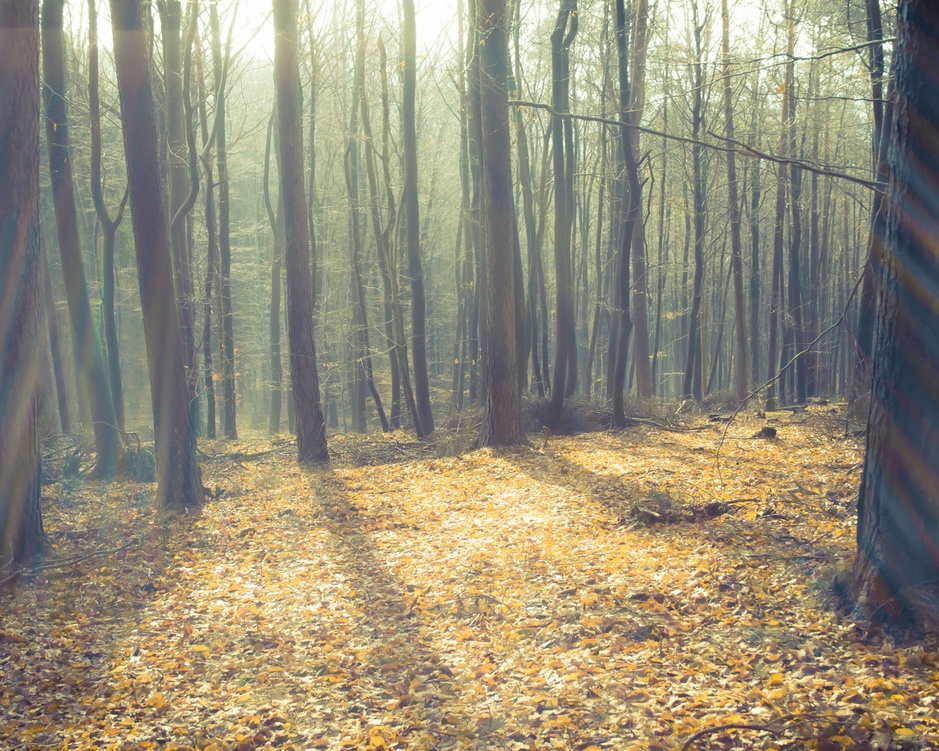
#> input picture Task3/resources/Forest.jpg, 939 x 751 px, shrunk from 1280 x 1024 before the run
$ python main.py
#> lines starting #> are read from the running program, lines starting #| are printed output that depends on the picture
import cv2
import matplotlib.pyplot as plt

image_original = cv2.imread('resources/Forest.jpg')
#> image_original is the input picture: shape (751, 939, 3); mean B, G, R 121.9, 143, 150.2

# 1. Выравнивание гистограммы
image_gray = cv2.cvtColor(image_original, cv2.COLOR_BGR2GRAY)
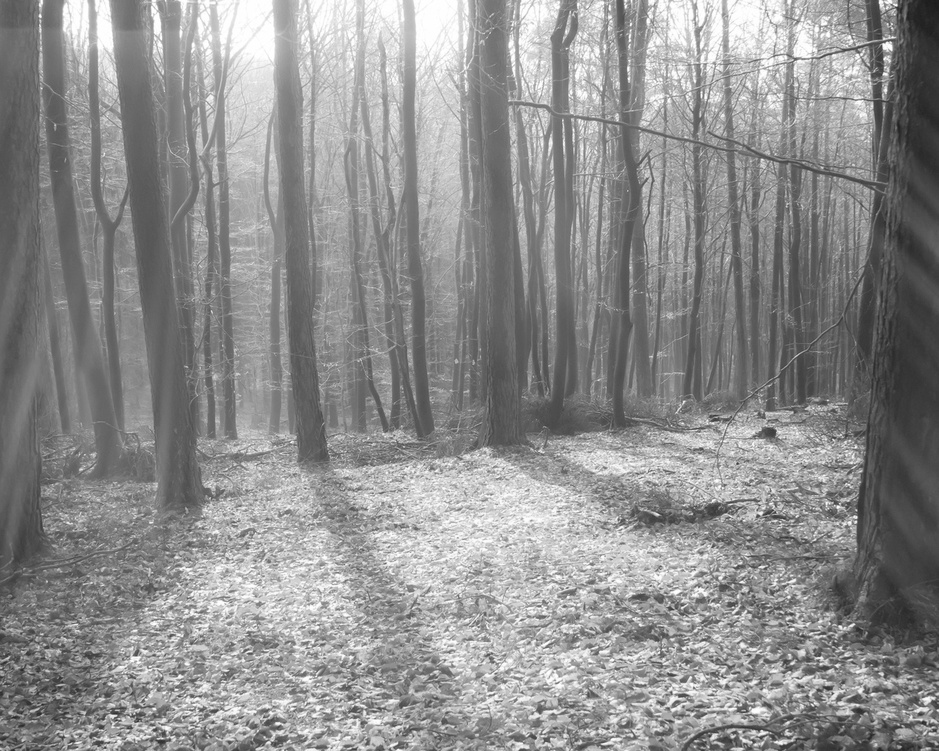
#> image_gray: shape (751, 939); min 27, max 255, mean 142.8
cv2.imwrite("1/Result_1.jpg", image_gray)

plt.hist(image_gray.ravel(), 256, [0, 256])
plt.title("Гистограмма до выравнивания")
plt.savefig('1/hist1.png')
#> figure, not shown here; tallest bar 6397 high, from x = 114 to 115
plt.close()

plt.hist(image_gray.ravel(), 256, [0, 256], cumulative=True)
plt.title("Гистограмма до выравнивания, кумулятивная")
plt.savefig('1/hist1_cumulative.png')
#> figure, not shown here; tallest bar 705189 high, from x = 255 to 256
plt.close()

equalize_image = cv2.equalizeHist(image_gray)
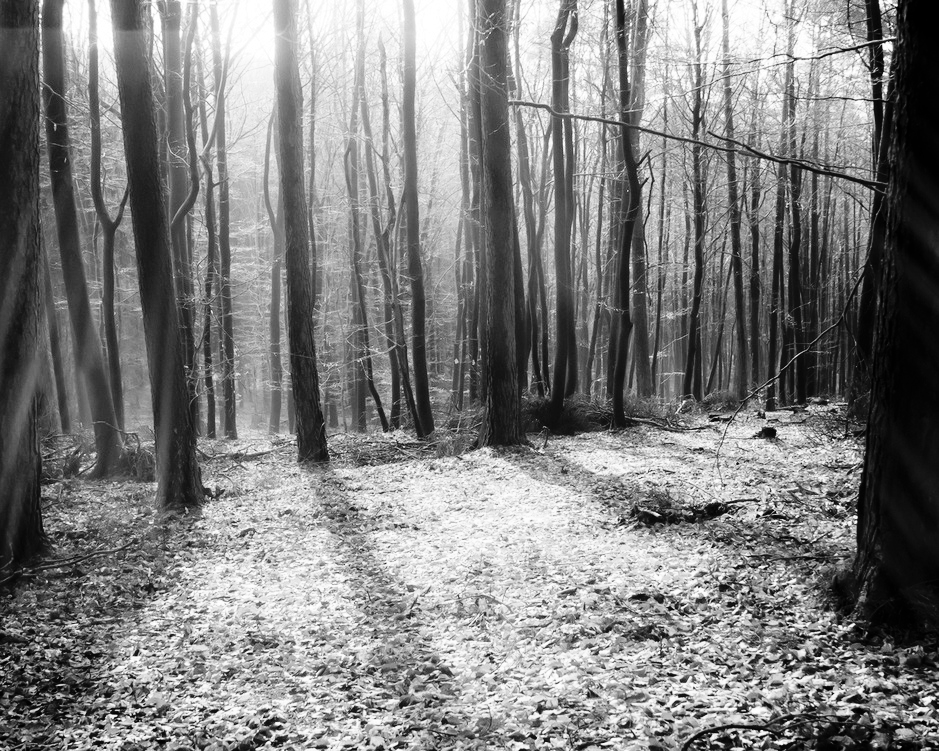
#> equalize_image: shape (751, 939); min 0, max 255, mean 128.2
cv2.imwrite("1/Result_2.jpg", equalize_image)

plt.hist(equalize_image.ravel(), 256, [0, 256])
plt.title("Гистограмма после выравнивания")
plt.savefig('1/hist2.png')
#> figure, not shown here; tallest bar 6397 high, from x = 79 to 80
plt.close()

plt.hist(equalize_image.ravel(), 256, [0, 256], cumulative=True)
plt.title("Гистограмма после выравнивания, кумулятивная")
plt.savefig('1/hist2_cumulative.png')
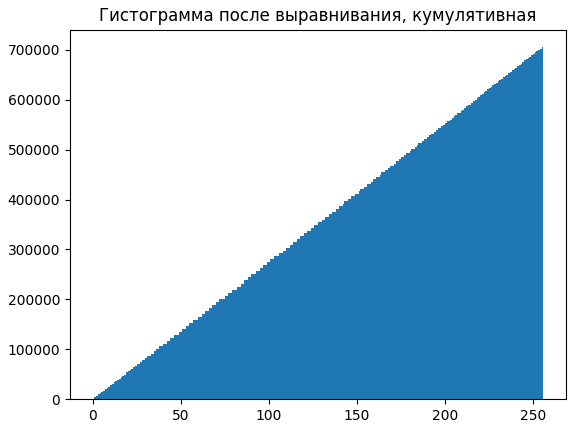
#> figure drawn by matplotlib, 1 panel; tallest bar 705189 high, from x = 255 to 256
plt.close()


# 2. Локальное выравнивание гистограммы над L каналом изображения в LAB (и обратное его преобразование в RGB)
lab_image = cv2.cvtColor(image_original, cv2.COLOR_BGR2LAB)
#> lab_image: shape (751, 939, 3); mean of channels 0, 1, 2 150.8, 127.7, 139.7
l, a, b = cv2.split(lab_image)
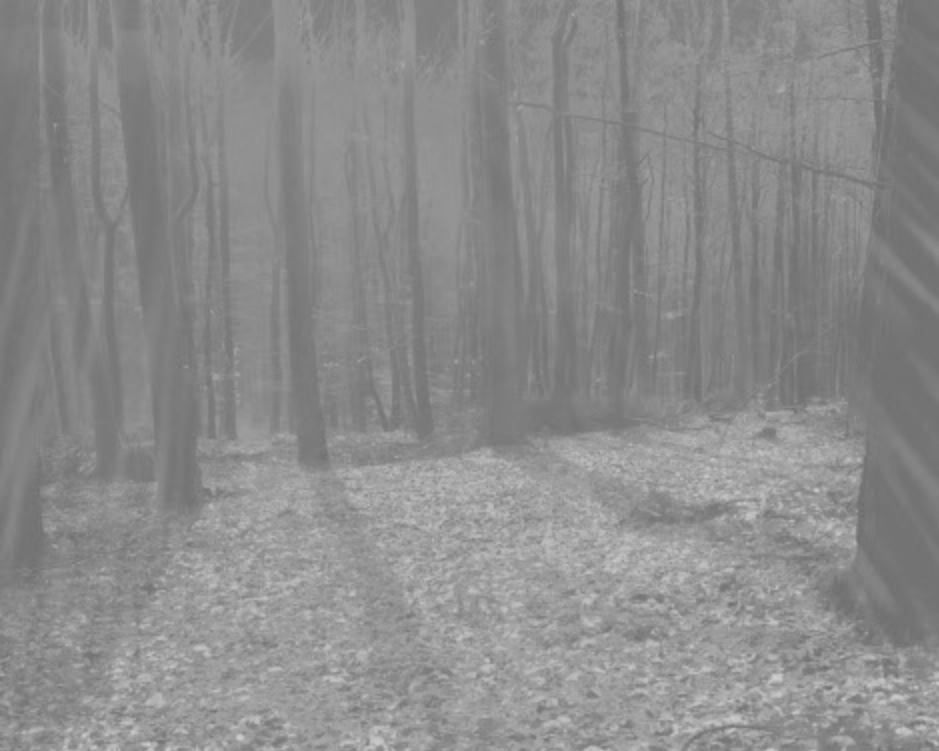
#> b: shape (751, 939); min 108, max 207, mean 139.7
clahe = cv2.createCLAHE(clipLimit=3.0, tileGridSize=(8, 8))
equalize_l = clahe.apply(l)
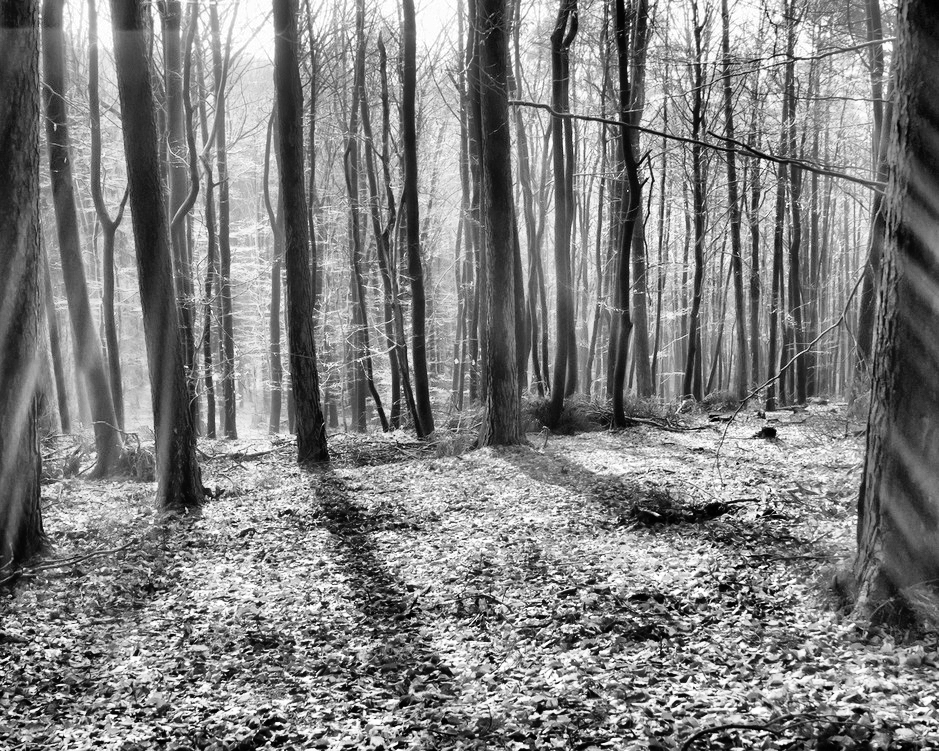
#> equalize_l: shape (751, 939); min 0, max 255, mean 127.9
image_lab_res = cv2.merge((equalize_l, a, b))
#> image_lab_res: shape (751, 939, 3); mean of channels 0, 1, 2 127.9, 127.7, 139.7
image_res = cv2.cvtColor(image_lab_res, cv2.COLOR_LAB2BGR)
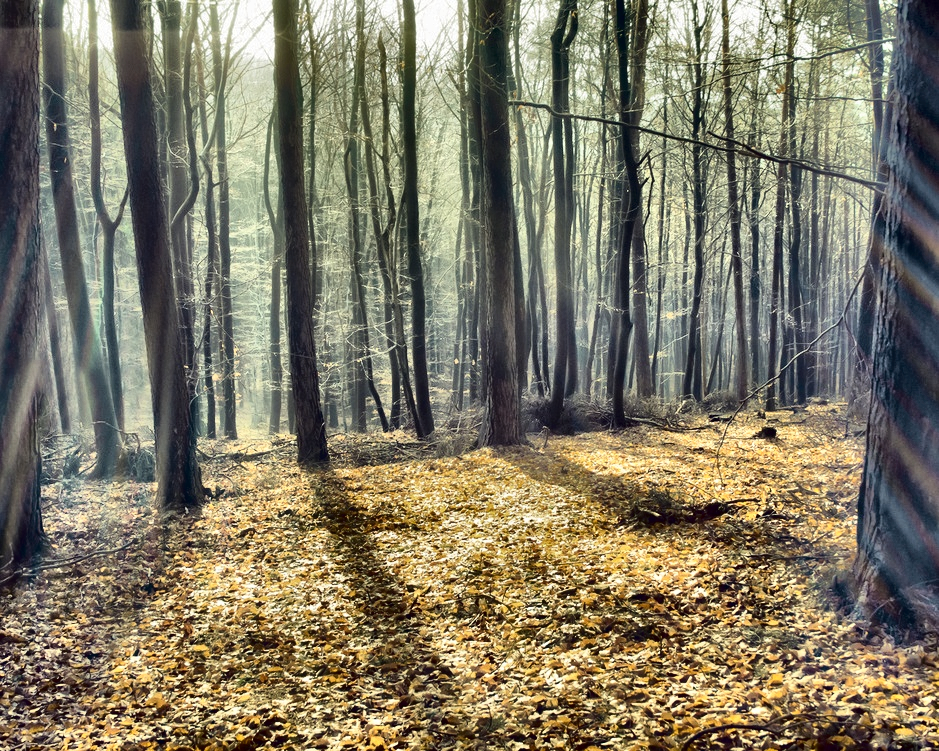
#> image_res: shape (751, 939, 3); mean B, G, R 101.3, 122, 128.2
cv2.imwrite("2/Result.jpg", image_res)


# 3. Гауссовское размытие
image_gauss_blur = cv2.blur(image_original, (10, 10))
cv2.imwrite("3/Gauss.jpg", image_gauss_blur)


# 4. Фильтры Собеля и Лапласа
image_sobel_vertical = cv2.Sobel(image_original, -1, 1, 0)
cv2.imwrite("4/Sobel_vertical.jpg", image_sobel_vertical)
image_sobel_horizontal = cv2.Sobel(image_original, -1, 0, 1)
cv2.imwrite("4/Sobel_horizontal.jpg", image_sobel_horizontal)
image_sobel = cv2.Sobel(image_original, -1, 1, 1)
cv2.imwrite("4/Sobel.jpg", image_sobel)

image_laplace = cv2.Laplacian(image_original, -1)
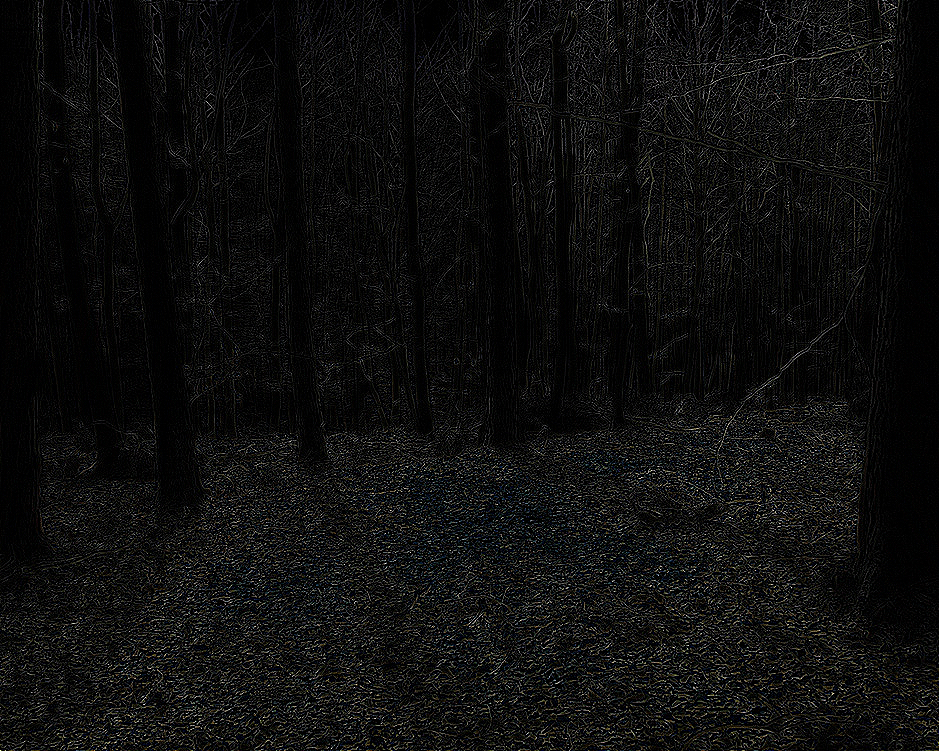
#> image_laplace: shape (751, 939, 3); mean B, G, R 14, 14.5, 14.4
cv2.imwrite("4/Laplace.jpg", image_laplace)
